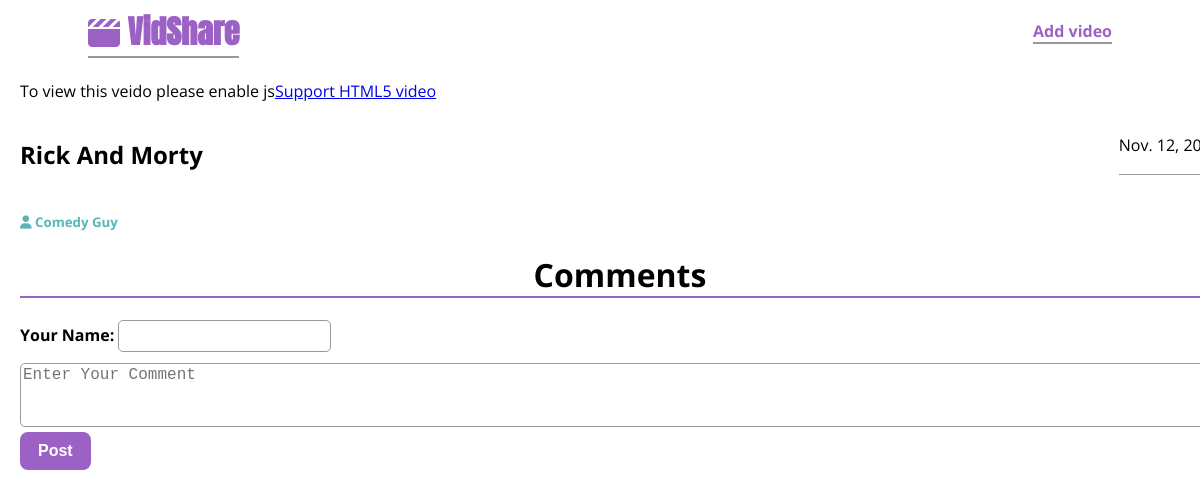
Page /all-posts/rick-and-morty on the earlier database version.
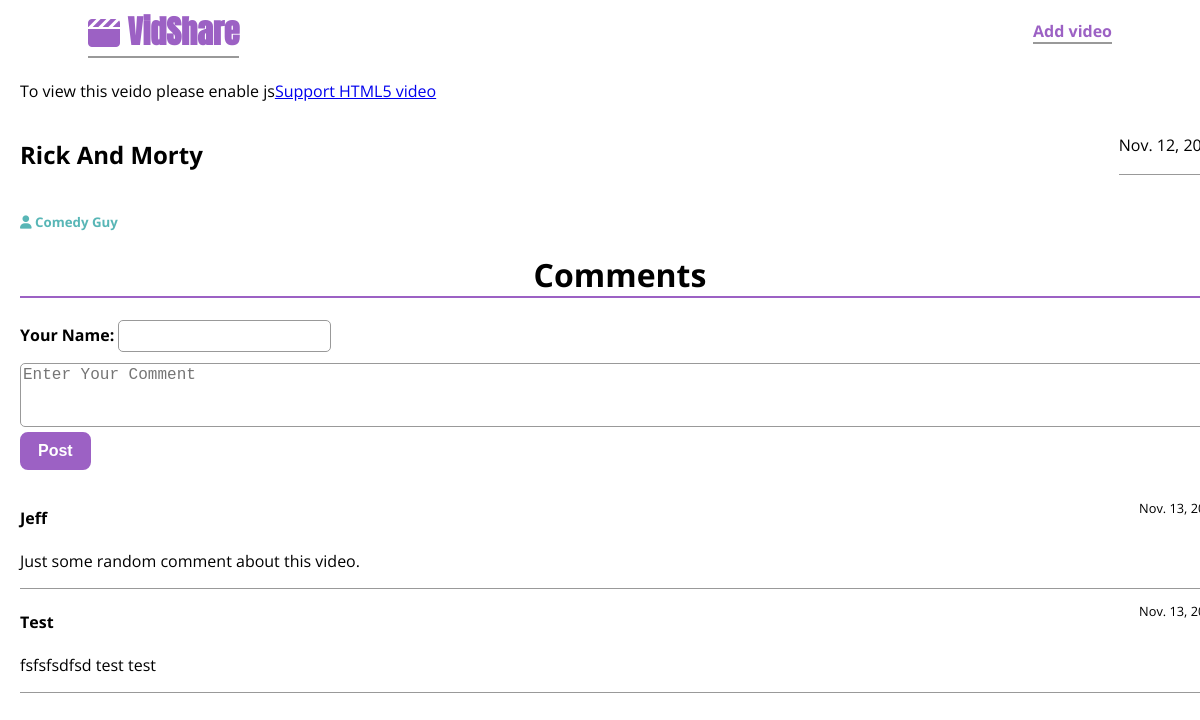
Same page on the later database version.
### vidshare/models.py (models this page shows, shortened)
class Video(models.Model):
    video = models.FileField(upload_to='videos_uploaded',null=True,
validators=[FileExtensionValidator(allowed_extensions=['MOV','avi','mp4','webm','mkv'])])
    thumbnail = models.FileField(upload_to='thumbnails-uploads', null=True, validators=[FileExtensionValidator(allowed_extensions=['jpg', 'png', 'jpeg'])])
    date = models.DateField(auto_now_add=True)
    title = models.CharField(max_length=200)
    slug = models.SlugField(unique=True, db_index=True)
    author = models.ForeignKey(Author, on_delete=models.CASCADE, null=True, related_name='videos')
    category = models.ManyToManyField(Category, related_name='videos')

class Author(models.Model):
    first_name = models.CharField(max_length=100)
    last_name = models.CharField(max_length=100)
    email = models.EmailField()
    slug = models.SlugField(unique=True, db_index=True, null=True)
    category = models.ManyToManyField(Category, null=True)
    def __str__(self):
        return f"{self.first_name} {self.last_name}"

class Comment(models.Model):
    username = models.CharField(max_length=55)
    text = models.TextField(max_length=400)
    date = models.DateField(auto_now_add=True)
    video = models.ForeignKey(Video, on_delete=models.CASCADE, related_name="comments")

### vidshare/views.py (the view, shortened to what this page needs)
# urls.py: path('all-posts/<slug:slug>', views.DetailView.as_view(), name="detail-page"),
class DetailView(View):
    def get(self, request, slug):
        video = Video.objects.get(slug=slug)
        context = {
            "main_video": video,
            "comment_form": CommentForm(),
            "comments": Comment.objects.all().filter(video__slug=slug)
        }
        for category in video.category.all():
            context["recommended"] = Video.objects.all().filter(category__option=category).exclude(slug=slug)
        return render(request, 'vidshare/detail-page.html', context)

### vidshare/forms.py
class CommentForm(ModelForm):
    class Meta:
        model = Comment
        fields = ['username', 'text']
        labels = {
            "username": "Your Name",
            "text": "",
        }
        widgets = {
            'text': Textarea(attrs={'placeholder': 'Enter Your Comment'}),
        }

### vidshare/models.py (called while the page is built)
    def __str__(self):
        return self.option

### vidshare/templates/vidshare/detail-page.html (shortened to what this page needs)
{% extends 'base.html' %}
{% load static %}
{% block css_files %}
<link rel="stylesheet" href="{% static 'vidshare/page-detail.css' %}">
<link rel="stylesheet" href="{% static 'vidshare/video-include.css' %}">
<link rel="stylesheet" href="https://cdnjs.cloudflare.com/ajax/libs/font-awesome/6.2.0/css/all.min.css" />
{% endblock css_files %}
{% block content %}
<div class="video-block">
    <div class="main-video-block">
        <video-js class='vjs-theme-sea main_video'
            width="1200"
            height="680"
            controls
            data-setup='={"playbackRates": [0.5, 1, 1.5, 2], "fluid": true'
            >
            <source src="/media/{{ main_video.video }}" type='video/mp4'>
            <p class='vjs-no-js'> To view this veido please enable js<a href="https://videojs.com/html5-video-support/" target="_blank">Support HTML5 video</a></p>
        </video-js>
        <div class="main_description">
            <div class="title-date">
                <h2>{{ main_video.title }}</h2>
                <p>{{ main_video.date }}</p>
            </div>
            <div class="secondary">
                <h5><a href="{% url 'author-page' main_video.author.slug %}"><i class="fa-solid fa-user"></i>  {{ main_video.author }}</a></h5>
            </div>
            <div class="comment-block">
                <div class="comment-title">
                    <h1>Comments</h1>
                </div>
                <div class="comment-form">
                    <form action="{% url 'detail-page' main_video.slug %}" method="POST">
                        {% for form_field in comment_form %}
                            <div class="input-control {% if form_field.errors %}error-issue{% endif %}">
                                {{ form_field.label_tag }}
                                {{ form_field }}
                            </div>
                        {% endfor %}
                        <button>Post</button>
                    </form>
                </div>
                <div class="comments-display">
                    {% for comment in comments %}
                        <div class="comment-control">
                            <div class="comment-upper">
                                <h4>{{ comment.username }}</h4>
                                <p>{{ comment.date }}</p>
                            </div>
                            <p class="comment-value">{{ comment.text }}</p>
                        </div>
                    {% endfor %}
                </div>
            </div>
        </div>
    </div>
</div>
{% endblock content %}

### templates/base.html (shortened to what this page needs)
{% load static %}
<!DOCTYPE html>
<html lang="en">
<head>
    <link rel="stylesheet" href="{% static 'app.css' %}">
    {% block css_files %}
    {% endblock css_files %}
    <link href="https://vjs.zencdn.net/7.20.3/video-js.css" rel="stylesheet" />
</head>
<body>
    <nav id="main-nav">
        <div class="bar">
            <a href="/" id="logo"><i class="fa-solid fa-clapperboard"></i> VidShare</a>
            <a href="#"  class="all-videos">Add video</a>
        </div>
    </nav>
    <main class'background'>
        <div class="container">
            {% block content %}
            {% endblock content %}
        </div>
    </main>
</body>
</html>

### static/app.css (style rules this page uses)
* { box-sizing: border-box; }
html { font-family: "Open Sans", "Lato", sans-serif; }
body { margin: 0; }
#main-nav a { text-decoration: none; }
#main-nav #logo { font-family: 'Anton', sans-serif; }
#main-nav .bar { display: flex; background-color: #37284b; height: 4rem; align-items: center; justify-content: space-between; }
#main-nav .bar a { margin-left: 5.5rem; font-size: 2rem; color: #9c61c4; font-weight: bold; }
#main-nav .bar .all-videos { font-size: 1rem; color: rgb(214, 215, 216); margin-right: 5.5rem; }
main { background-color: #3a405e; background-image: linear-gradient(to bottom right, #2f334c, #40295c); min-height: 100vh; }
.container { margin: auto; max-width: 1400px; width: 100%; overflow: auto; padding: 0 20px; }

### vidshare/static/vidshare/page-detail.css (style rules this page uses)
#main-nav .bar { background-color: white; }
#main-nav .bar .all-videos { color: #9c61c4; }
#main-nav .bar a { border-bottom: 2px solid #999; }
.container { margin: auto; max-width: 1700px; width: 100%; overflow: auto; padding: 0 20px; }
.video-block { display: flex; }
main { background-color: rgb(255, 255, 255); background-image: none; }
.video-block .main_video { margin-top: 2rem; }
.video-block .main_description .title-date { display: flex; justify-content: space-between; width: 1200px; }
.video-block .main_description .title-date p { border-bottom: 1px solid #999; }
.video-block .main_description .secondary a { text-decoration: none; color: rgb(88, 182, 182); }
.comment-form { margin-bottom: 1rem; width: 100%; }
.comment-form label { font-weight: bold; }
.comment-form input, textarea { border: 1px solid #999; border-radius: 5px; height: 2rem; margin-bottom: 0.7rem; font-size: 1rem; }
.comment-form textarea { width: 100%; height: 4rem; margin-bottom: 0; }
.comment-form button { border: 2px solid #9c61c4; border-radius: 8px; background-color: #9c61c4; color: white; padding: 0.5rem 1rem; font-weight: bold; font-size: 1rem; }
.comment-block h1 { text-align: center; border-bottom: 2PX solid #9c61c4; }
.comment-control { border-bottom: 1px solid #999; }
.comment-control .comment-upper { display: flex; justify-content: space-between; }
.comment-control .comment-upper p { font-size: 0.8rem; }
.comment-control .comment-value { font-size: 1rem; margin-top: 0; }

Differences in the rows shown:
added Comment: username "Jeff", date "Nov. 13,…", text "Just some random comment about this video."
added Comment: username "Test", date "Nov. 13,…", text "fsfsfsdfsd test test"
